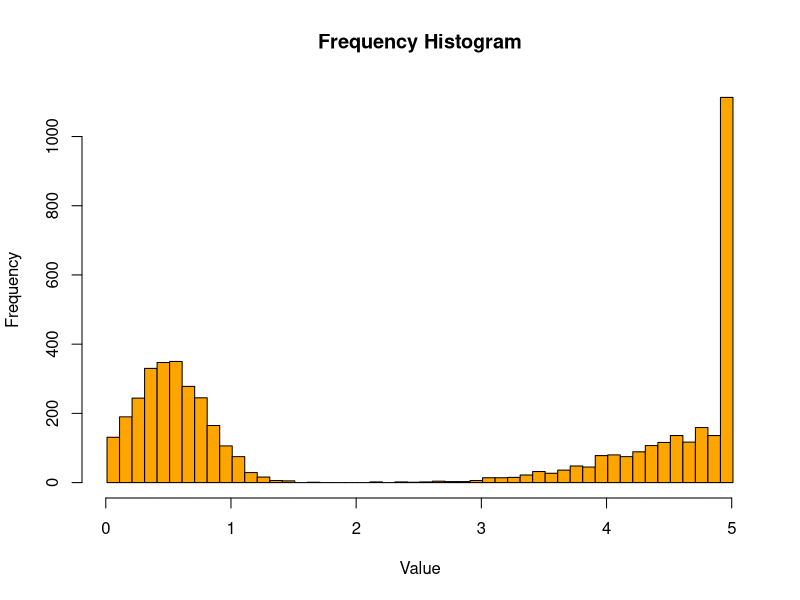
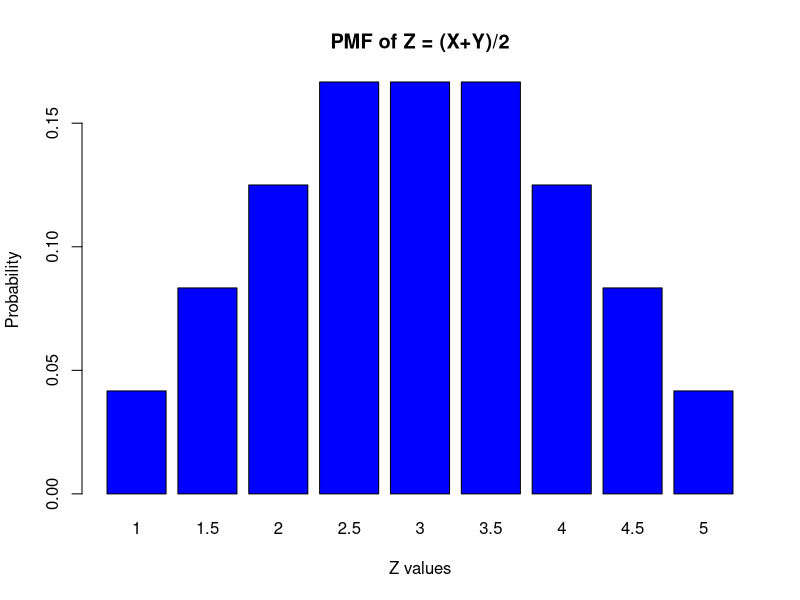
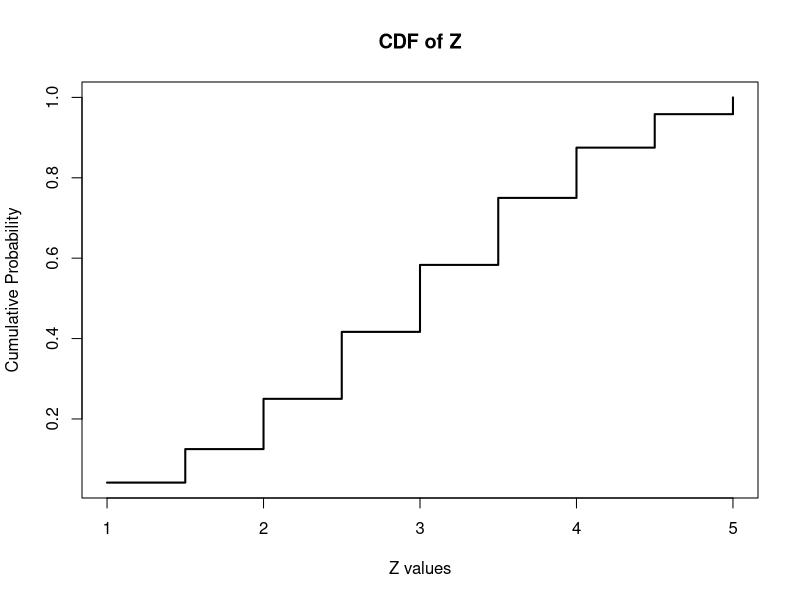
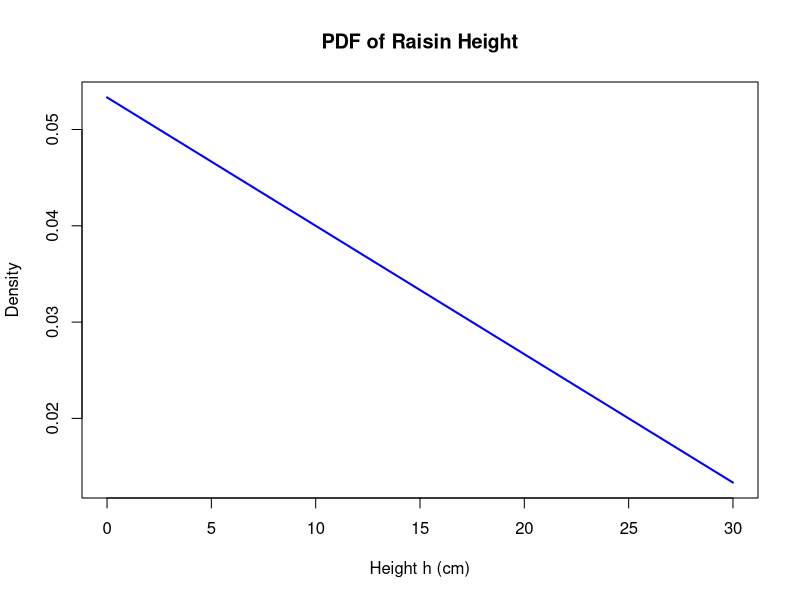
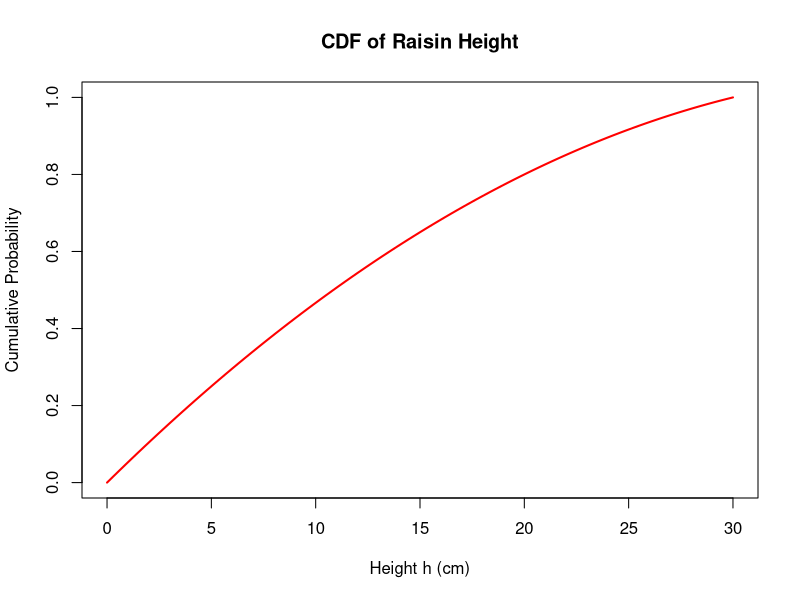
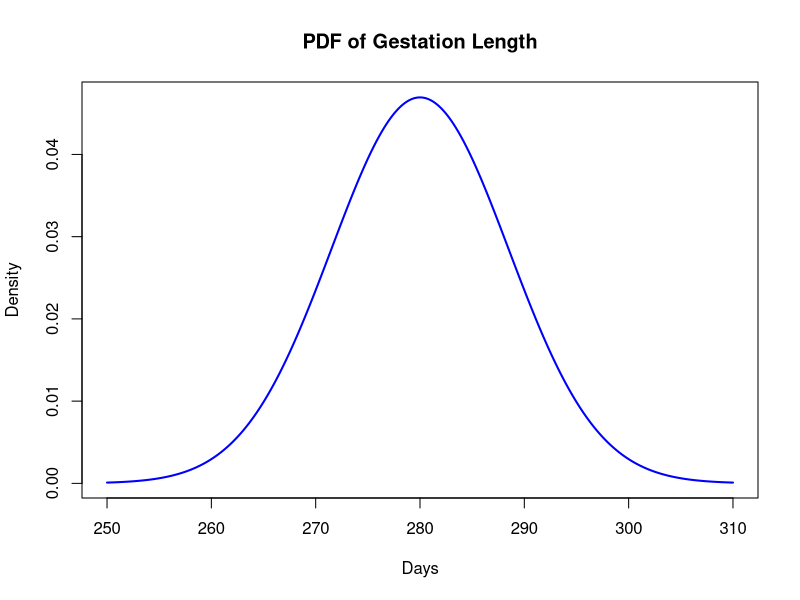
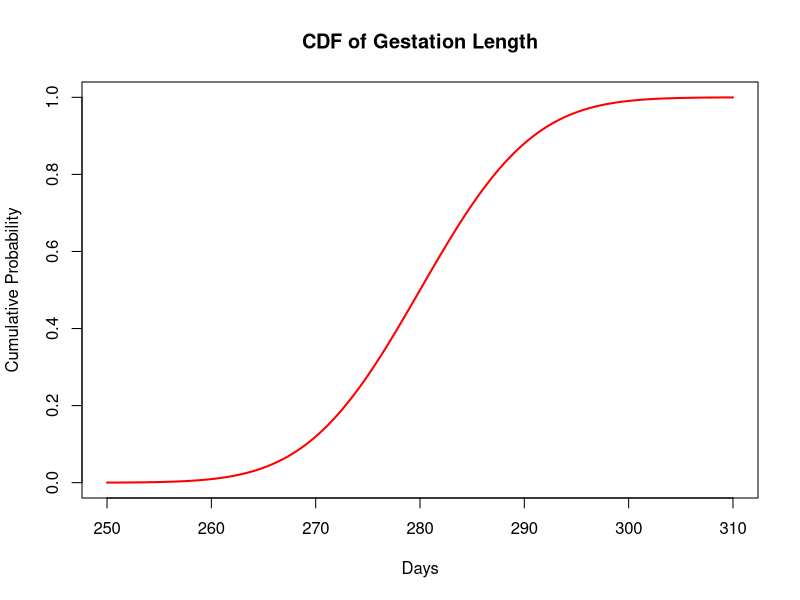

Recreate these plots in R, in order.
get_prob2_data = function() {
 x = c( 5,0.76,0.32,0.23,0.51,4.98,0.66,5,0.4,0.93,0.41,0.5,4.91,0.28,0.91,0.26,3.94,0.05,5,0.62,4.4,0.59,5,5,5,0.22,4.34,1.13,5,0.7,4.57,0.54,0.43,0.43,0.73,5,1.31,4.97,5,0.92,5,0.73,4.86,0.86,5,0.63,0.26,5,5,5,4.03,4.72,4.91,4.34,4.73,0.74,0.4,0.43,0.75,0.56,0.44,2.97,4.88,4.62,3.8,4.48,0.97,1.05,0.65,0.82,0.58,4.21,5,4.31,0.35,4,0.88,0.86,4.32,5,5,5,0.51,4.8,0.74,0.25,0.28,4.87,0.67,0.81,0.67,0.05,5,0.43,4.73,4.03,3.76,0.68,5,0.43,0.76,1.09,1.26,0.74,4.41,0.66,5,0.17,4.88,0.46,4.59,0.76,0.21,4.78,4.33,4.35,3.98,4.97,0.43,5,3.64,1,3.96,0.48,4.67,0.63,4.86,0.39,4.33,0.31,5,4.93,4.93,3.02,5,4.48,5,5,4.86,5,4.52,3.33,0.42,3.96,0.55,4.72,0.44,5,0.19,5,0.28,5,0.43,0.45,0.58,5,1.01,4.9,5,5,4.37,5,2.7,4.5,3.28,3.56,0.67,5,0.47,0.82,0.72,4.95,0.7,4.76,0.73,4.7,0.15,1.34,4.73,5,5,0.59,0.54,5,4.77,4.79,4.16,0.25,5,0.54,0.57,4.7,5,4.65,0.21,0.86,0.64,5,0.87,0.74,4.64,5,4.73,0.87,0.97,5,0.33,0.08,4.31,0.9,0.2,0.76,5,3.42,5,0.66,5,4.73,3.83,0.58,0.65,4.45,4.56,4.77,4.8,0.51,4.76,0.53,0.43,5,5,5,0.3,0.74,5,0.76,5,0.19,4.3,3.61,0.21,0.35,5,4.74,4.85,0.91,0.84,4.68,4.89,0.57,5,0.18,4.62,4.75,3.33,0.66,0.23,4.55,5,0.83,0.56,0.43,4.98,0.59,5,0.6,4.42,3.79,5,3.11,0.49,4.68,4.54,0.76,5,5,4.23,0.79,5,0.69,0.24,5,0.44,0.81,3.98,0.19,4.09,0.41,4.59,0.56,0.99,1.01,0.43,0.67,4.59,4.74,4.37,0.18,0.35,3.94,0.69,4.44,5,0.65,0.43,0.38,0.81,0.58,4.83,3.91,0.47,5,0.2,5,5,5,5,0.83,1.23,5,4.38,5,3.73,0.4,2.84,5,4.9,4.28,5,0.63,0.72,5,4.34,4.35,4.84,0.75,4.33,0.52,0.12,0.63,0.05,0.86,
        4.59,0.43,5,0.99,0.29,0.76,4.76,4.6,4.2,0.69,4.89,0.19,5,0.66,3.93,0.85,0.56,0.32,5,5,5,3.91,5,4.84,0.82,0.82,4.58,0.33,0.59,0.45,5,0.18,4.51,0.76,0.14,0.4,0.52,0.83,0.12,4.62,5,5,0.75,0.66,0.35,0.68,0.93,5,4.4,1.02,0.43,3.22,1.02,0.42,0.57,0.32,4.79,1.25,5,4.45,5,5,1.13,0.18,4.74,0.29,5,0.75,0.33,5,0.55,5,4.45,0.36,0.25,0.9,5,4.96,3.08,5,0.19,4.99,0.53,5,0.57,4.99,0.43,5,5,0.43,0.88,0.69,3.79,0.07,0.38,0.71,0.64,0.34,0.82,0.11,0.3,0.9,5,0.45,4.58,3.92,0.58,0.31,5,0.38,1.19,0.45,0.47,0.8,0.66,0.23,0.13,4.62,5,5,0.6,0.78,3.06,0.19,0.76,1.01,5,5,0.23,0.49,1.18,3.89,3.22,0.33,1.44,0.75,0.65,0.24,0.66,0.94,3.95,0.38,0.4,0.57,5,5,0.68,5,5,0.54,0.55,0.12,0.97,0.59,0.14,0.46,4.97,0.53,0.23,0.97,0.01,0.47,0.27,4.64,0.76,1.01,0.68,0.4,0.56,5,0.53,5,5,0.33,1.16,0.57,3.95,4.91,0.48,5,0.21,0.52,5,0.6,5,4.99,5,5,4.57,0.56,0.55,5,3.41,4.52,0.43,4.47,5,4.6,4.97,0.77,4.33,0.92,0.82,4.96,0.36,0.38,3.92,3.65,5,0.74,5,5,4.9,0.47,5,0.39,5,0.35,5,1,4.87,5,0.23,0.32,0.56,4.67,3.9,1.12,0.6,4.91,3.94,5,4.53,3.72,0.85,0.54,5,5,0.52,1.04,5,1.17,0.36,5,1.22,4.23,0.13,4.4,3.13,3.8,0.77,1.05,0.42,5,0.08,5,0.53,0.93,4.65,0.33,0.75,4.96,3.51,4.07,0.67,4.15,0.66,5,0.33,0.83,5,5,0.77,0.95,0.4,0.85,5,0.25,5,4.21,5,0.6,5,0.37,0.03,0.24,4.81,0.04,5,0.53,4.46,2.33,0.32,4.57,0.69,5,0.23,5,0.36,0.17,0.53,5,5,4.51,3.7,0.31,4.93,1.21,0.55,5,3.94,4.83,0.56,5,0.4,0.57,0.57,0.48,4.81,5,0.74,1.03,5,5,4.07,4.52,1.03,0.5,0.42,5,0.34,4.89,5,3.69,3.8,5,5,0.41,0.42,0.3,0.35,5,0.19,4.27,0.19,4.97,
        0.45,3.93,5,4.83,5,0.42,4,0.3,3.83,0.24,4.69,0.48,4.6,0.51,0.99,1.13,0.27,0.13,4.96,4,0.72,5,0.69,0.39,0.6,4.5,0.13,0.95,0.41,4.38,5,1.02,4.08,5,0.06,0.25,1.02,4.53,3.56,5,4.87,0.76,0.56,0.34,4.29,4.99,4.79,0.71,5,3.99,5,0.45,0.2,4.66,5,0.67,4.59,4.52,0.73,0.52,4.98,0.46,0.39,5,4.68,5,4.25,5,5,5,0.16,4.22,0.23,5,5,0.55,4.45,5,4.81,0.09,0.75,1.07,4.25,4.61,0.06,4.36,5,4.97,0.36,0.25,0.8,0.21,0.5,3.62,4.1,0.8,0.41,0.49,0.55,5,4.18,4.29,4.42,4.76,4.78,1.07,0.36,4.64,0.51,4.26,5,0.63,0.72,1.04,5,4.95,0.55,0.3,5,0.58,5,4.8,4.92,0.09,4.69,0.57,5,5,0.94,0.73,0.24,0.72,0.76,0.68,0.1,0.93,4.73,0.73,3.97,4.89,3.81,0.8,4.71,0.29,0.4,4.01,4.33,0.34,0.84,0.51,0.42,0.73,0.14,4.15,4.82,0.67,0.92,0.14,5,4.85,0.45,3.74,5,4.28,4.3,0.3,0.48,4.53,1.07,4.18,5,4.48,4.66,4.91,0.69,0.54,0.93,5,4.36,0.7,4.97,0.86,0.18,5,4.82,0.22,0.47,0.77,5,5,0.23,4.24,0.52,0.9,5,3.26,4.76,3.69,0.79,5,4.75,5,0.33,5,0.33,0.33,0.44,0.37,0.76,0.18,0.61,5,0.28,3.9,5,4.65,0.49,3.87,0.78,5,5,5,0.41,0.11,0.34,4.4,0.43,5,4.64,0.36,0.71,4.86,1.14,3.39,0.93,0.74,4.29,4,4.97,4.11,1.08,0.45,0.24,0.41,0.55,5,0.85,0.6,5,0.44,0.77,5,0.85,4.17,0.65,3.91,1.02,0.84,0.24,0.57,5,4.75,3.82,0.36,4.5,4.4,5,0.03,0.77,3.49,1.02,0.27,1.14,0.41,5,0.7,0.94,4.48,3.98,0.45,0.76,0.27,5,0.32,5,5,0.21,5,3.99,4.17,0.22,0.9,5,5,5,3.25,1.08,5,0.66,0.8,5,0.31,0.35,5,0.45,0.24,5,5,5,5,0.63,4.94,0.81,5,0.56,5,0.52,5,5,0.44,0.48,0.55,0.11,1.02,0.42,0.78,0.58,1.06,0.31,4.34,0.14,0.54,0.67,0.36,5,4.69,5,0.49,4.7,0.7,0.36,0.3,0.41,
        0.43,0.78,0.33,5,4.8,4.69,0.52,0.08,0.72,5,4.14,5,0.68,1.03,0.56,0.52,4.96,0.14,4.13,4.26,5,0.06,0.5,4.9,0.36,3.92,0.51,0.53,5,0.58,0.45,4.36,5,3.32,5,5,0.27,3.52,1.04,0.87,0.39,0.56,5,0.3,0.44,0.52,0.02,0.85,0.61,0.64,1.1,0.57,0.98,5,4.89,5,0.66,4.86,5,1,4.84,0.49,5,0.38,0.82,0.73,3.3,0.24,5,1.12,5,5,0.55,0.39,4.97,2.7,5,1.05,3.47,0.52,4.63,0.89,0.39,3.95,0.84,5,4.55,5,4.51,0.68,0.65,0.93,5,5,5,0.48,5,4.92,4.53,3.2,3.22,0.18,0.61,0.43,3.63,0.55,0.43,0.8,0.84,5,0.28,4.57,0.4,5,0.13,5,4.83,0.59,4.44,0.67,5,0.44,0.31,0.66,4.44,4.74,4.57,3.67,0.49,4.35,3.4,0.63,0.57,4.4,0.03,0.6,0.58,4.73,5,5,0.6,4.54,0.66,5,4.48,0.57,4.79,4.32,0.4,0.07,0.53,5,0.85,5,0.66,4.76,0.56,0.72,5,4.15,4.25,5,0.61,4.81,5,1.08,0.31,0.51,4.46,0.31,5,3.88,0.99,0.68,5,3.39,0.09,3.91,5,3.77,3.99,4.74,4.53,0.91,5,4.69,0.42,3.41,0.63,3.57,5,5,0.07,0.62,4.27,3.98,4.61,4.31,0.35,4.96,5,0.41,0.83,5,5,0.7,0.53,5,0.6,4.45,5,4.61,0.27,4.8,4.8,1.06,4.05,0.27,5,4.73,0.56,0.11,5,5,4.73,0.5,5,0.8,0.43,4.3,0.54,5,0.08,0.98,4.19,1.22,3.86,5,0.4,4.2,0.6,0.39,5,0.47,0.21,5,0.36,4.99,0.41,5,0.14,0.3,4.91,0.2,3.73,1.15,5,0.33,3.52,0.58,0.63,0.37,0.46,3.07,4.49,0.2,0.57,0.33,0.4,4.95,0.44,5,3.69,0.66,0.21,4.83,0.19,0.44,3.8,0.9,0.12,0.5,0.48,0.63,0.52,1.03,5,5,5,4.72,0.4,3.7,4.68,5,5,5,4.87,0.55,4.8,1.02,5,0.45,5,4.04,0.67,0.65,0.24,0.15,4.65,0.84,0.15,0.5,0.27,1.35,5,0.97,3.8,0.82,0.56,0.18,5,0.42,5,0.49,0.25,0.92,0.47,0.62,1.25,0.44,0.35,0.2,5,4.66,4.44,0.67,4.94,0.24,0.5,5,5,4.43,5,0.39,5,5,0.8,0.54,
        0.36,1.31,4.22,0.89,5,5,4.65,0.12,0.46,5,4.41,0.56,0.06,4.36,5,5,0.56,4.47,0.85,0.49,0.29,5,0.22,0.83,3.4,5,0.35,5,3.92,1.03,4.71,0.24,0.1,5,0.35,5,0.25,4.86,0.08,0.33,4.45,0.61,0.84,4.25,0.21,4.88,0.13,0.08,0.22,0.64,0.3,0.4,1.33,0.59,3.16,4.31,0.54,4.5,1.31,4.53,5,0.39,0.4,0.53,0.21,4.2,1.31,0.47,5,4.41,0.47,4.91,0.69,0.41,0.79,0.72,3.89,0.97,3.25,4.77,0.41,4.42,5,0.65,5,0.74,5,0.68,0.56,5,0.68,5,5,4.84,4.37,5,0.36,0.79,4.79,4.74,4.75,0.88,0.71,4.76,3.69,5,5,5,0.61,4.8,0.35,4.38,0.67,0.37,0.44,4.61,0.22,0.89,0.97,0.31,5,5,4.72,0.16,4.76,4.33,5,0.11,0.56,4.89,5,0.68,0.42,1.01,0.49,0.24,3.77,3.79,0.65,0.88,5,5,5,5,0.57,0.99,0.22,0.72,0.47,1.16,0.9,0.28,0.64,0.76,0.58,4.58,4.79,5,4.84,0.45,4.55,0.12,0.57,5,4.62,0.39,0.44,0.64,5,0.08,4.38,3.46,0.61,0.8,5,0.71,5,4.47,4.78,0.38,4.77,0.21,5,5,4.91,4.45,0.79,5,0.24,4.61,0.27,0.57,0.96,0.53,0.86,0.77,5,4.2,0.6,4.14,5,4.24,5,5,4.74,0.75,0.76,0.05,4.27,4.74,0.72,1.06,0.72,4.78,4.1,5,4.96,0.36,5,3.2,4.82,3.86,5,0.58,0.23,0.26,0.3,0.88,4.74,0.4,0.48,4.97,0.19,0.3,5,0.57,4.21,0.56,0.35,0.54,0.49,5,4.97,4.88,0.59,4.89,0.12,5,0.78,4.76,0.45,5,3.93,5,0.6,0.73,5,1.11,0.3,0.96,0.55,0.93,0.76,0.36,5,5,3.88,5,0.34,0.52,0.6,0.72,4,0.56,5,0.38,0.69,5,5,4.03,5,3.29,5,4.56,4.72,0.78,0.78,0.63,4.3,0.25,0.65,3.46,0.63,0.61,5,3.94,0.56,0.81,5,3.44,0.02,5,4.15,0.92,3.8,0.41,0.61,0.48,0.35,3.65,3.32,0.23,0.07,0.69,0.16,0.39,0.06,4.69,0.24,5,0.84,0.64,4.47,4.78,3.55,0.03,5,4.28,0.51,0.37,4.01,5,0.13,0.58,0.6,3.61,0.4,0.34,0.24,
        0.43,4.16,0.57,0.03,0.48,5,4.12,4.46,5,0.43,5,0.54,0.54,5,5,0.8,4.88,5,4.46,5,0.35,2.77,5,4.01,0.44,0.56,0.07,0.6,5,0.64,0.49,4.21,4.84,3.5,5,0.54,0.35,0.79,0.63,0.66,4.04,5,0.25,5,3.33,0.51,3.29,0.35,0.46,0.8,3.11,0.56,0.55,4.24,0.21,0.44,0.85,4.82,0.77,5,0.87,0.62,4.71,4.2,0.04,5,0.15,0.81,0.77,0.42,0.43,0.58,0.38,0.81,0.2,0.7,1.06,0.65,5,5,0.15,5,0.39,4.93,0.97,5,0.24,1.05,3.82,4.5,0.32,5,5,4.54,0.93,0.74,0.62,0.04,0.29,0.26,0.29,0.6,0.27,0.84,4.46,3.34,4.65,4.75,0.43,5,5,5,0.99,0.84,0.11,5,4.99,4.99,1.03,5,5,5,0.88,5,4.62,0.54,0.53,0.46,5,4.51,4.31,0.52,1.08,1.21,5,0.58,4.46,0.49,0.45,4.48,5,0.5,3.94,0.9,5,4.97,4.63,4.88,3.55,4.86,0.74,5,5,0.36,3.13,5,0.58,0.21,0.77,4.79,4.67,4.84,4.22,0.33,4.07,4.67,5,4.73,0.58,4.7,4.56,0.09,0.61,4.83,4.28,4.29,0.48,0.38,5,0.5,0.64,4.64,0.67,0.34,0.83,3.48,5,0.35,0.23,0.43,0.78,5,4.36,4.96,3.45,5,4.72,0.34,5,0.69,1.22,0.84,5,5,5,0.75,0.48,5,3.98,4.88,3.56,1.08,1.02,0.13,0.42,0.47,0.73,3.25,1.12,5,5,0.31,0.71,4.9,0.34,0.35,0.85,0.85,0.34,3.98,4.34,5,0.33,0.21,5,4.96,4.96,5,4.25,0.69,5,4.09,0.43,0.82,5,4.38,0.52,3.53,0.94,0.49,0.06,4.44,0.69,0.83,0.45,0.69,0.65,0.44,0.67,4,0.53,4.67,4.69,4.65,5,5,0.57,4.14,0.19,0.03,5,3.67,4.39,4.9,0.75,5,5,0.31,0.13,5,5,5,5,5,0.48,4.51,4.11,4.98,0.69,0.77,0.46,0.17,4.72,0.34,0.3,0.16,0.21,0.46,0.54,0.07,5,5,0.12,0.24,1.26,4.58,4.9,0.47,5,0.81,5,0.56,0.4,3.71,3.96,0.57,4.84,4.44,4.52,0.55,4.8,5,5,0.46,4.52,4.5,4.85,0.42,4.38,5,4.51,5,5,0.67,0.8,4.81,4.58,5,5,0.84,0.54,5,0.42,0.11,
        0.44,0.02,4.48,5,0.15,0.24,4.94,0.14,1.03,5,0.37,4.57,0.72,4.7,0.37,4.76,0.81,0.44,0.56,4.43,0.2,5,5,0.77,0.73,4.85,0.42,0.11,4.64,4.97,4.57,0.56,4.92,0.67,4.41,4,4.8,0.75,5,5,0.62,0.95,5,0.07,0.69,0.42,0.81,0.26,4.99,0.39,0.49,3.84,3.99,0.73,0.59,0.76,0.15,0.3,0.39,0.33,5,4.09,4.42,0.34,0.89,5,0.19,5,0.15,0.99,0.33,0.22,0.59,0.06,0.62,5,0.47,4.8,4.44,4.35,0.51,0.14,0.1,5,0.4,0.64,4.7,4.09,0.56,0.57,0.67,0.32,0.53,3.91,0.5,5,5,5,0.45,0.82,5,0.55,0.97,0.27,0.35,5,1.08,5,0.18,4.57,2.17,0.56,0.76,0.49,5,0.41,4.02,1.08,0.95,5,0.88,0.52,4.59,0.45,0.76,5,0.4,4.08,0.34,0.6,5,0.98,0.4,3.38,0.14,0.5,0.29,5,5,5,5,0.65,5,0.74,5,0.87,5,4.95,0.5,5,0.49,0.7,0.14,4.95,0.55,0.54,0.75,0.23,0.63,0.89,4.77,4.05,5,5,5,0.94,0.6,0.95,5,5,0.23,4.36,0.79,5,0.42,0.51,5,0.49,5,4.46,0.69,0.4,4.7,0.17,0.45,0.4,4.29,0.3,4.23,0.89,0.29,5,4.91,4.86,0.65,4.18,0.16,4.96,5,0.6,0.43,4.56,4.64,3.84,0.69,5,4.65,4.86,5,0.42,5,4.16,5,1.06,0.98,4.04,5,4.62,0.81,5,0.29,4.22,0.67,0.99,0.67,4.91,0.62,4.66,0.59,0.72,0.39,0.4,4.03,0.46,4.59,5,5,0.82,0.53,5,0.83,0.09,5,0.15,4.98,4.98,0.36,0.59,0.65,4.83,0.13,4.2,4.61,0.3,0.75,4.52,5,0.22,0.73,0.91,5,5,0.77,0.57,5,5,0.79,0.37,0.7,3.74,3.99,0.3,0.32,0.46,0.77,4.77,3.98,0.5,0.92,5,4.57,0.02,0.56,0.6,0.13,0.79,4.36,3.42,5,5,5,5,4.74,0.13,5,5,4.58,0.25,0.27,5,1.05,0.05,0.45,5,4.27,5,5,0.89,0.09,5,4.01,0.86,4.74,4.08,0.5,4.11,3.77,4.98,0.63,0.22,0.79,0.79,4.21,0.44,0.25,5,0.56,0.67,0.67,5,0.43,0.39,5,0.77,0.19,0.13,1.32,0.08,4.56,3.74,3.78,3.66,0.63,
        0.59,5,0.95,3.34,4.73,5,5,0.38,0.73,3.75,0.9,0.25,0.73,0.24,5,0.26,0.13,0.54,0.5,0.17,0.76,4.67,4.54,4.23,4.87,0.09,0.4,3.71,0.41,0.66,0.54,0.64,5,4.94,5,4.57,0.39,0.67,5,4.44,4.47,5,4.59,4.39,0.75,3.71,0.47,5,5,0.34,5,0.52,0.04,3.57,0.73,0.56,0.46,4.68,4.48,4.23,5,0.4,4.09,0.87,5,0.31,5,1,1.12,4.63,0.21,3.85,5,0.34,0.46,3.13,4.66,4.03,1.09,0.85,3.82,5,4.23,0.95,5,0.55,0.35,1.09,5,0.4,0.77,3.72,5,4.99,0.48,0.52,0.42,5,4.56,4.63,0.35,0.17,5,0.08,0.16,4.8,4.84,0.13,0.75,4.28,0.61,4.05,0.25,4.76,5,4.77,4.96,5,5,0.41,0.7,0.63,0.17,4.08,0.5,0.27,0.48,0.46,0.48,0.58,5,4.78,0.32,4.8,0.15,0.05,4.89,4.48,2.17,3.83,4.71,4.82,3.82,0.29,0.09,0.71,4.31,5,0.41,3.63,0.51,1.69,0.6,5,4.43,0.99,0.58,4.3,1.07,5,0.25,0.26,5,0.58,4.18,5,3.9,5,4.29,0.83,5,5,4.83,4.45,4.58,4.43,4.61,4.79,5,0.12,0.81,4.77,0.34,0.93,0.2,5,4.46,4.71,0.01,4.61,0.51,3.81,0.33,0.55,0.1,5,0.5,5,5,0.47,0.45,4.68,4.56,0.44,3.94,4.19,1.39,5,5,0.8,3.4,0.62,5,4.61,0.05,0.34,5,0.88,0.15,0.96,4.24,0.46,3.78,4.73,4.73,3.7,4.19,5,0.4,0.41,0.08,5,0.75,0.76,4.87,0.65,4.68,0.72,0.86,4.39,5,5,0.53,0.36,0.75,4.82,0.3,0.34,4.09,0.32,5,2.94,4.53,0.46,0.65,0.56,0.37,0.36,0.07,0.62,0.07,0.88,0.46,0.16,2.68,5,4.97,0.28,0.55,5,0.33,4.18,5,5,0.06,0.29,0.44,4.46,0.39,4.39,4.96,0.61,0.94,5,0.27,0.3,0.56,0.56,4.44,0.88,3.57,0.43,0.72,0.44,5,3.68,5,0.37,1.1,0.57,0.58,0.47,1.44,0.65,5,4.45,0.47,0.03,0.28,4.56,0.89,4.37,3.34,0.7,5,0.52,0.46,0.54,0.38,0.47,0.13,3.59,0.95,0.71,5,1.03,3.34,4.25,5,0.65,5,5,0.42,5,4.9,3.49,0.69,
        4.7,3.76,0.49,0.41,0.86,0.3,0.44,0.69,0.37,0.31,5,5,5,4.24,5,0.37,0.42,0.56,4.91,5,0.09,5,3.13,4.47,5,0.55,5,0.76,0.19,4.58,5,4.11,4.03,0.67,4.76,0.58,3.55,0.88,0.45,5,0.09,4.94,4.85,0.39,3.57,0.47,0.54,4.17,0.13,5,5,0.28,5,0.47,5,0.63,4.43,0.37,5,4.72,4.76,0.38,5,1,5,4.82,0.58,4.2,4.99,5,0.34,0.66,0.29,4.98,0.3,0.7,0.09,0.36,4.81,5,4.52,0.36,4.71,0.58,5,5,5,0.76,5,5,0.16,5,0.38,0.37,0.51,4.94,0.48,3.5,4.02,4.64,2.94,4.7,0.76,0.5,0.58,0.63,4.4,0.54,0.55,0.67,5,4.45,5,0.76,5,4.33,0.64,0.49,3.81,4.67,5,0.71,4.23,3.94,0.3,5,5,5,0.37,5,0.45,0.93,0.56,0.52,5,0.27,4.35,5,0.37,5,5,5,4.74,5,4.19,0.21,0.71,3.46,5,0.05,4.22,0.79,0.18,4.91,0.71,3.43,0.99,0.42,0.46,4.6,0.55,0.59,0.71,4.76,0.18,4.37,0.29,5,5,3.66,0.84,5,5,0.57,4.22,5,5,0.49,4.11,4.05,0.55,0.54,0.41,5,0.55,0.6,0.41,3.91,0.35,3.96,0.34,0.58,4.52,3.85,4.03,4.39,0.82,4.66,0.92,0.32,5,3.93,4.72,0.84,0.11,0.83,4.97,0.94,0.45,3.44,5,3.78,5,5,3.75,0.66,0.08,0.38,0.27,0.06,0.4,5,4.38,0.2,4.63,0.39,0.19,5,4.89,0.43,4.77,0.66,5,0.66,4.54,5,0.46,0.5,4.72,4.7,0.65,4.55,0.52,5,0.77,0.48,4.64,0.79,5,0.83,0.26,5,5,0.74,4.51,4.26,4.57,0.63,0.49,4.47,0.81,0.49,0.81,0.45,0.51,0.75,4.55,1.03,0.01,0.44,0.29,0.27,5,0.55,0.27,4.35,4.74,5,5,0.72,4.18,4.39,0.28,0.84,4.04,3.1,5,0.13,5,0.47,5,4.48,0.47,4.78,4.56,0.72,0.74,4.19,0.13,4.16,0.86,0.43,0.65,0.25,5,5,3.96,3.93,4.75,4.87,4.92,0.36,0.41,5,0.48,5,5,0.21,4.08,0.29,5,5,0.89,0.18,5,0.86,4.52,4.13,0.58,4.56,4.11,0.84,4.59,0.51,0.92,4.87,4.34,3.47,4.63,3,0.61,4.96,0.82,
        4.28,4.92,4.86,0.57,5,4.92,0.79,0.36,0.52,4.95,0.07,4.03,4.82,0.67,5,0.4,0.21,4.03,4.88,3.19,0.48,0.16,0.3,0.37,3.09,0.95,4.84,3.19,0.35,5,4.96,0.1,0.92,4.54,0.37,5,5,0.42,2.81,4.11,5,1.03,4.88,4.55,3.59,4.6,0.58,4.02,4.73,5,0.36,5,3.93,5,1.48,0.59,4.48,0.81,0.3,0.37,4.18,0.54,0.52,0.16,0.45,0.34,4.81,0.19,0.84,0.57,4.99,4.61,0.65,4.41,0.69,4.28,0.5,0.12,4.94,0.55,3.75,0.63,5,0.61,3.96,0.71,0.43,0.25,5,0.56,0.22,0.89,0.92,0.34,0.53,4.56,5,4.24,5,5,4.42,4.86,5,5,0.48,5,5,4.73,0.71,0.08,0.73,3.82,2.56,0.63,0.57,5,0.61,0.31,0.81,0.12,3.81,3.88,0.05,4.83,5,3.44,4.29,5,1.11,0.28,5,3.93,0.18,1,0.59,5,0.4,0.43,4.57,5,4.41,4.97,0.38,4.41,0.64,0.4,0.24,5,0.96,5,0.83,5,0.82,4.61,0.82,0.6,0.11,4.03,4.77,3.72,0.51,4.66,4.8,0.19,4.4,4.67,0.53,0.41,5,0.34,4.63,3.45,5,5,0.34,4.98,0.44,0.59,0.66,5,0.77,5,1.01,4.84,5,5,4.24,4.31,3.98,0.56,1.02,0.07,0.4,5,4.49,5,4.03,0.73,4.76,5,3.04,0.81,5,1.09,0.45,5,4.75,4.81,0.65,0.69,0.71,4.87,0.67,4.95,0.56,0.21,0.47,5,2.88,4.92,2.47,0.39,0.39,5,0.77,4.82,4.74,5,4.61,5,5,3.77,4.57,1.08,0.54,0.22,0.52,4.37,0.74,5,4.01,0.44,0.85,1.08,0.54,0.83,1.01,5,0.69,4.05,0.42,3.93,4.63,3.5,5,5,4.52,5,1.27,5,3.07,4.02,1.07,0.29,0.16,4.59,0.37,1.12,0.06,0.98,0.83,5,4.9,3.47,4.02,0.19,0.85,5,0.78,5,0.51,0.4,0.39,4.87,0.28,4.08,4.31,5,0.14,4.49,0.54,0.12,5,4.6,0.25,4.73,4.42,0.05,3.83,0.39,0.46,0.37,5,5,4.61,0.3,0.29,4.18,0.87,0.9,5,4.5,0.85,0.54,5,0.27,1.06,5,5,0.54,5,0.58,4.85,4.19,4.88,0.66,4.44,0.91,5,0.14,4.32,0.57,0.04,5,2.33,5,5,3.63,0.87,
        0.58,4,0.14,4.19,0.36,0.74,4.33,5,0.43,4.78,4.69,3.96,0.53,4.57,3.49,4.04,4.08,0.06,0.13,4.07,0.69,0.67,0.55,0.27,0.87,0.79,0.54,0.36,4.56,4.41,0.29,3.52,5,0.24,4.43,0.53,0.62,0.47,3.55,4.8,0.71,4.52,4.47,5,4.27,0.09,4.13,0.91,0.73,4.68,0.82,0.32,5,3.91,0.49,0.22,4.41,0.26,0.25,0.81,0.55,4.53,5,0.49,4.5,4.07,0.67,4.68,5,0.36,0.62,4.86,0.57,0.52,0.47,0.21,0.96,0.65,4.59,4.85,0.36,4.34,0.25,4.65,0.38,1.06,5,5,0.37,5,0.05,5,5,0.92,4.57,0.04,0.53,0.81,5,0.59,5,0.74,0.99,5,4.21,3.52,1.06,4.52,0.59,0.54,5,3.39,4.92,0.07,0.34,4.92,5,4.2,0.3,5,0.4,0.66,3.23,0.44,0.43,5,5,0.68,0.64,5,5,0.35,4.48,3.73,4.39,4.4,0.87,4.98,4.53,0.61,5,4.34,4.77,2.7,4.48,4.96,0.75,0.13,4.82,0.48,0.37,5,4.63,0.22,5,0.24,5,0.23,0.45,0.38,5,0.54,0.91,5,0.35,4.79,0.18,0.4,5,0.71,0.27,5,5,0.65,4.65,5,0.9,0.28,0.62,0.34,5,0.21,5,3.64,0.21,0.54,0.23,0.61,4.49,3.87,3.73,4.36,0.53,0.09,4.31,0.55,0.21,5,4.39,5,0.72,1.16,4.49,4.59,0.69,0.53,0.86,5,4.19,4.46,3.88,0.94,4.53,0.13,4,0.04,3.48,4.49,0.35,3.7,0.78,5,5,0.54,0.3,0.33,0.76,5,0.27,0.82,0.34,0.18,0.18,0.6,0.42,0.2,0.81,0.08,4.75,5,4.23,5,5,5,1.02,4.47,3.74,4.9,0.84,0.6,0.8,0.92,5,0.54,0.59,3.63,5,0.44,4.43,5,4.85,0.36,5,4.57,3.33,0.55,4.63,5,0.62,5,0.51,0.2,4.31,4.09,4.75,0.56,0.37,5,0.2,0.14,4.51,4.37,4.74,0.83,0.61,4.19,0.31,0.72,0.64,0.34,4.05,0.59,0.3,0.45,0.35,4.43,0.32,5,0.51,4.68,4.62,0.52,0.88,4.48,0.74,0.19,4.74,0.42,0.42,4.41,0.84,0.65,0.67,5,4.8,1.19,0.11,4.52,4.3,0.9,4.53,0.82,0.44,0.27,0.66,4.72,0.88,0.46,4.45,5,4.05,0.31,5,
        3.75,0.72,4.32,4.77,5,4.68,0.33,5,5,0.07,3.54,4.29,5,3.93,0.25,0.68,4.95,5,4.32,0.8,0.28,5,3.89,0.34,4.49,5,5,4.69,4.08,0.31,4.39,5,5,5,0.26,4.23,5,4.57,0.37,0.19,0.27,0.53,5,0.32,5,0.5,0.71,0.9,0.43,0.65,0.23,5,0.65,0.37,4.28,0.78,0.56,0.38,0.47,0.09,0.71,0.44,3.87,1.11,0.77,4.03,4.34,4.53,0.09,4.73,5,4.68,0.37,3.63,3.97,4.64,0.06,5,0.42,4.41,0.48,0.26,5,4.71,0.24,0.23,0.22,5,4.52,4.39,0.46,4.99,4.72,5,4,0.44,0.37,0.64,4.44,3.85,0.94,5,4.76,4.69,0.48,0.55,4.51,0.43,5,4.68,4.15,4.99,4.75,0.98,4.45,0.45,0.74,0.35,3.03,3.99,0.73,0.17,5,3.41,4.79,4.87,3.71,0.55,3.2,0.66,0.36,4.83,5,0.13,4.74,5,4.95,5,1.27,5,5,4.9,5,5,0.26,0.46,4.23,5,4.88,3.83,0.78,4.97,4.6,4.49,4.37,5,5,5,5,0.46,0.24,4.58,0.21,0.64,0.76,0.67,0.59,0.35,4.84,5,0.56,4.24,5,5,0.51,5,0.66,4.28,0.15,0.21,5,5,0.16,0.58,0.26,3.8,2.92,0.99,4.8,0.98,5,5,5,4.2,0.42,0.96,3.33,5,0.79,0.15,0.86,5,0.3,3.57,0.44,0.69,0.32,0.88,0.23,0.13,0.71,0.14,0.83,4.8,4.24,5,0.85,4.09,0.6,4.47,4.57,0.6,4.09,4.49,0.34,0.66,0.16,0.67,4.61,5,4.91,0.41,5,4.53,5,5,5,4.19,4.64,5,0.27,0.57,3.94,5,4.21,0.09,4.76,0.36,5,0.68,3.63,4.92,0.53,4.02,4.81,0.58,4.46,4.14,5,0.78,4.53,0.66,4.73,0.35,4.64,4.05,0.63,0.53,5,5,0.42,5,0.4,0.77,5,0.31,5,0.94,0.17,0.86,0.63,0.74,4.56,5,5,4.95,0.7,5,0.85,0.61,0.96,0.56,0.33,4.88,4.74,4.11,4.63,4.69,4.48,0.83,0.81,0.45,3.68,0.97,5,0.7,5,5,5,4.04,4.41,4.68,0.61,0.76,3.73,0.46,5,0.62,0.69,4.37,0.45,4.04,3.87,0.42,0.3,0.56,0.93,3.78,5,1.11,0.61,4.97,4.37,0.6,5,1.12,0.46,5,5,3.44,0.48,0.53,0.5,
        0.28,0.35,0.3,5,0.81,5,0.56,2.87,5,5,0.75,0.03,5,5,2.74,3.96,5,5,0.38,1,3.21,4.77,5,0.64,4.37,4.1,5,3.94,4.37,5,4.62,5,4.53,0.56,0.63,0.19,0.65,0.63,0.11,5,0.21,3.57,0.76,0.72,5,4.57,0.51,4.7,0.71,0.51,0.82,4.93,0.73,0.83,4.74,0.88,0.53,4.37,5,4.76,5,4.87,4.25,3.61,4.05,0.27,4.96,5,0.49,4.41,3.66,0.35,4.53,0.68,0.31,4.6,5,5,0.3,0.35,4.14,0.41,5,5,0.52,0.89,4.12,5,0.05,1.06,0.44,5,0.02,0.62,0.73,4.82,0.12,0.43,0.52,0.25,4.73,1.48,0.46,3.33,5,0.19,0.82,3.97,5,0.43,0.5,0.43,0.5,5,4.57,4.88,0.74,5,0.66,0.56,4.9,0.8,5,5,4.79,4.76,4.44,4.97,0.62,5,0.54,0.18,0.75,0.8,0.14,0.17,0.46,5,0.45,4.66,5,0.38,1.21,0.55,0.76,4.89,0.33,5,5,0.66,4.75,0.52,5,5,0.31,0.52,0.48,1.06,0.03,0.42,1.22,0.94,3.8,0.23,0.48,0.82,0.77,3.7,4.49,0.09,0.55,4.66,1.11,5,5,4.55,5,0.02,0.3,4.96,3.43,4.97,0.39,4.16,0.63,0.26,4.14,0.73,5,4.9,0.64,3.64,3.16,0.9,0.67,0.45,1.08,2.58,4.37,0.95,0.34,4.47,4.52,0.11,0.33,4.36,4.76,4.95,5,0.05,5,0.45,5,5,0.77,0.39,0.81,4.36,0.69,3.07,4.15,0.5,3.5,5,5,5,3.79,4.69,0.33,5,5,4.56,0.11,3.93,4.89,4.6,0.9,0.15,5,0.73,4.56,5,0.39,5,5,5,0.51,0.31,4.77,0.65,0.65,0.64,4.74,0.3,0.4,0.36,0.31,0.68,1.19,3.54,0.17,0.32,5,5,0.84,4.56,4.66,0.36,5,3.13,4.81,4.69,0.4,0.17,4.22,0.43,0.38,4.94,0.85,4.23,4.68,0.49,0.2,0.34,5,0.23,3.27,0.7,5,4.68,4.11,5,0.35,5,5,0.34,0.34,4.42,4.97,5,0.68,5,5,0.6,4.98,0.64,5,0.53,3.16,0.75,5,5,5,0.2,0.22,0.92,5,2.93,0.35,0.25,4.49,0.73,1.05,0.76,0.7,0.33,4.25,0.38,5,0.23,0.42,3.78,0.37,4.87,0.54,5,4.53,4.67,0.64,0.28,4.66,4.03,0.68,0.52,5,
        0.51,0.69,5,3.27,5,0.67,0.48,0.94,4.99,0.29,4.57,0.02,1.08,0.93,0.67,0.72,0.53,0.53,0.66,0.34,0.43,0.04,0.68,0.67,0.53,5,0.57,0.63,4.97,0.22,5,0.47,0.9,0.29,1.06,0.33,5,0.02,0.51,5,0.27,4.26,4.68,0.48,0.07,5,0.68,4.44,5,5,3.93,4.4,0.32,5,0.32,4.75,5,4.87,5,5,0.34,5,0.41,0.36,0.5,3.95,0.22,4.91,4.75,4.46,5,0.72,0.77,0.07,3.6,4.06,0.94,3.94,3.84,4.81,3.99,3.48,4.89,0.35,4.95,0.69,5,0.24,4.11,4.72,0.57,0.67,4.1,0.41,0.02,3.24,5,0.6,5,5,4.02,4.33,0.54,0.37,4.67,5,4.92,5,3.92,0.7,5,4.25,1.48,5,5,4,4.22,0.78,0.68,0.64,0.84,5,0.84,4.06,3.91,0.46,4.22,0.75,0.48,5,1.24,5,0.33,0.02,0.31,5,5,0.73,3.97,0.68,0.39,5,4.13,0.66,5,0.32,0.54,0.73,5,4.13,1.2,0.62,4.89,0.21,5,4.16,5,0.21,4.88,0.77,0.48,0.74,5,5,0.71,5,4.44,0.65,5,5,4.13,0.12,3.83,0.13,4.13,0.31,0.73,4.51,0.42,0.67,4.15,0.51,0.56,4.86,4.72,0.5,4.88,5,4.95,4.24,0.09,4.36,3.51,0.7,5,4.85,0.35,0.43,4.2,0.39,4.75,4.36,0.68,4.23,0.39,0.34,5,4.33,4.18,0.22,5,3.75,3.73,0.29,0.7,0.06,5,5,0.63,4.2,0.57,0.51,0.5,4.55,5,5,1.37,4.87,0.36,5,5,0.15,4.77,0.32,1.09,0.45,0.54,0.56,4.92,0.58,1.04,4.58,0.34,4.93,3.1,0.5,0.61,0.11,0.27,5,5,1.02,0.42,4.89,5,0.29,0.93,4.99,0.5,5,4.43,4.61,5,0.58,0.79,0.27,0.78,4.47,0.89,0.55,0.26,4.32,0.24,0.55,5,1.13,5,0.2,0.62,3.85,4.78,4.15,4.97,3.83,0.81,4.06,0.15,4.17,0.3,0.16,4.12,5,4.49,0.45,5,5,4.39,0.43,3.78,0.6,4.97,4.38,0.1,5,0.12,0.96,0.38,3.51,5,4.42,4.31,0.87,0.85,0.96,0.2,3.63,1.03,4.04,3.53,4.85,4.45,0.36,0.45,0.78,0.03,1.21,4.56,0.66,0.77,3.81,5,4.93,0.61,4.67,0.57,4.83,0.38,
        3.79,5,0.27,0.42,3.92,4.14,5,0.75,0.72,0.22,5,0.88,1.11,4.46,5,5,0.09,5,3.95,4.72,0.59,0.32,0.41,0.74,5,5,0.79,0.2,5,3.43,0.75,0.51,0.47,4.79,0.53,0.11,0.04,0.3,5,4.33,4.76,4.72,4.86,5,4.34,4.95,5,0.35,4.38,0.65,0.73,4.93,0.31,0.58,0.5,0.55,4.39,4.53,1.14,0.81,5,4.65,4.25,0.52,0.39,0.9,0.89,5,1.07,4.35,5,0.02,4.38,4.82,4.31,0.6,0.78,0.66,0.48,4.93,0.49,4.31,5,4.03,3.47,0.27,0.87,4.69,5,0.48,4.98,4.88,4.84,4.83,0.35,1.06,5,0.17,4.81,0.1,5,5,0.96,0.39,0.46,0.3,5,3.1,4.59,5,3.91,0.93,0.09,0.95,0.71,4.61,0.11,4.06,0.65,0.87,0.84,0.27,5,0.29,3.69,0.73,0.51,4.81,4.94,0.75,4.56,0.83,0.46,4.82,4.78,0.17,5,3.84,4.72,0.61,4.7,5,4.43,0.65,0.75,0.17,5,4.1,0.87,4.95,0.97,0.14,0.57,4.2,4.66,5,3.98,4.28,0.43,0.84,4.16,4.86,0.37,5,0.4,0.51,4.35,0.38,0.39,0.76,0.45,0.49,5,3.98,4.29,5,3.7,5,3.65,4.06,0.32,0.67,4.15,5,4.54,0.77,5,0.52,1.12,5,0.77,4.93,4.42,5,0.45,4.86,0.71,4.23,4.92,0.19,0.26,0.75,0.31,3.48,4.69,4.34,0.55,0.61,0.71,0.36,0.77,0.66,0.63,5,0.42,0.28,0.45,1.2 )
return(x)
}
get_prob2_data()
# тут я попереносив числа бо інакше вони не читались коли були в 1 рядок :(

####################################--- Problem 1 ---##################################### 
#################################### --- a
# A <- "odd on die 1" 
# B <- "odd on die 2" 
# C <- "odd sum"
# P(A) = P(B) = 1/2
# P(C) = 2 * 1/2 * 1/2 = 1/2
# P(A*B) = 1/2 * 1/2 = 1/4 = P(A)P(B)
# P(A*C) = 1/2 * 1/2 = 1/4 = P(A)P(C)
# P(B*C) = 1/2 * 1/2 = 1/4 = P(B)P(C)
# A,B,C are pairwaise independent
# P(A,B,C)=0 because odd + odd = even
# But P(A)P(B)P(C)= 1/8

#################################### --- b

# P(A)=0.5
# P(B)=0.5
# P(C)=0.5
# P(A)P(B)P(C)=0.5^3=0.125 = P(A*B*C) For noweverything is good but when we do this
# P(A*B)=0.05+0.125 = 0.175 but != P(A)P(B)=0.25
# So the pairs are not independent. Therefore the three events are not mutually independent 
# even though the triple probability equals the product.

#################################### --- c

# n puppies, each independently male/female with probability 1/2.
# P(both sexes)=1-P(all male) - P(all female) = 1-2*2^(-n)
# P(one female)=P(0 female)+P(1 female) = 2^-n + n2^-n
# P(both sexes*one female)= n/2^n
# -> n/2^n = P(both sexes*one female) = P(both sexes)P(one female)=(1-2^1-n)1+n/2^n
# ->1+n=2^n-1
# we need at least 1, so n>=1 -> 1+n=2^2 -> so events are independent only when n=3

####################################--- Problem 2 ---#####################################
#################################### --- a
mean(get_prob2_data())
var(get_prob2_data())
sd(get_prob2_data())

#################################### --- b

bin_width <- 0.1
bins <- seq(min(get_prob2_data()), max(get_prob2_data()) + bin_width, bin_width)
hist(get_prob2_data(), breaks=bins, col='orange', freq=TRUE,
     main=paste("Frequency Histogram"),
     xlab="Value", ylab="Frequency")

#################################### --- c
 
# Summary: SO we can see that we have 2 big clusters that is less than 1 year
# and approximately 5 years. We can say that the treatment is working but not for
# everyone. Even so, 5 years is more than average 3, therefore it is worth to try.

#################################### --- d

# Effectivenes: The treatment clearly extends life for some of the patients,
# lots of people surviving at least 5 years. Compared to the 
# nearly universal death by 2.5 years without treatment,this is a strong improvement.
# Limitations: A large number of patients still die within the first year,
# so the treatment can be non effective.
# Recommendations:
# Further research should show us why and how it is so.
# Studies should also look into why some patients benefit signiificantly
# while others do not.

####################################--- Problem 3 ---#####################################
#################################### --- a

X_vals <- 1:4
Y_vals <- 1:6
pX=rep(1/4,4)
pY=rep(1/6,6)
# pX
EX <- sum(X_vals * pX)
EX2 <- sum(X_vals^2 * pX)
VarX <- EX2 - EX^2
sdX <- sqrt(VarX)
# sdX
EY <- sum(Y_vals * pY)
EY2 <- sum(Y_vals^2 * pY)
VarY <- EY2 - EY^2
sdY <- sqrt(VarY)
# Z = (X+Y)/2
VarZ <- (VarX + VarY)/4
sdZ <- sqrt(VarZ)
# sdZ
cat("SD(X) =", sdX)
cat("SD(Y) =", sdY)
cat("SD(Z) =", sdZ)

#################################### --- b

# PMF and CDF of Z
outcomes <- expand.grid(X = X_vals, Y = Y_vals)
outcomes$Z <- (outcomes$X + outcomes$Y) / 2
# PMF
pmf_Z <- table(outcomes$Z) / nrow(outcomes)
pmf_Z
# CDF
cdf_Z <- cumsum(pmf_Z)
cdf_Z
# PMF
barplot(pmf_Z, 
        main = "PMF of Z = (X+Y)/2", 
        xlab = "Z values", ylab = "Probability", col = "blue")

# CDF
plot(as.numeric(names(cdf_Z)), cdf_Z, type = "s", lwd = 2,
     main = "CDF of Z", xlab = "Z values", ylab = "Cumulative Probability")

#################################### --- c 

gain <- function(x, y) {
  if (x > y) {
    return(2*x)
  } else {
    return(-1)
  }
}
# Expected gain
expected_gain <- mean(mapply(gain, outcomes$X, outcomes$Y))
cat("\nExpected gain per game =", expected_gain)
cat("Expected gain after 60 games =", expected_gain * 60)

####################################--- Problem 4 ---#####################################
#################################### --- a

f <- function(h) { 40 - h }   # density function
# https://medium.com/@michael71314/r-lesson-29-an-integral-part-of-r-calculus-f2d0a53d8351
# discovered about integrate func here
N <- integrate(f, lower = 0, upper = 30)$value
cat("Total raisins in box =", N)

#################################### --- b 

g <- function(h) { (40 - h) / N }

curve(g, from = 0, to = 30, 
      main = "PDF of Raisin Height",
      xlab = "Height h (cm)", ylab = "Density",
      col = "blue", lwd = 2)

#################################### --- c 

G <- function(h) { (40*h - h^2/2) / N }

# CDF
curve(G, from = 0, to = 30,
      main = "CDF of Raisin Height",
      xlab = "Height h (cm)", ylab = "Cumulative Probability",
      col = "red", lwd = 2)

#################################### --- d

p_bottom_third <- G(10) - G(0)
cat("Probability raisin is in bottom third =", p_bottom_third)

####################################--- Problem 5 ---#####################################
#################################### --- a

p1 <- pnorm(0)
p2 <- 1 - pnorm(1.5)
p3 <- pnorm(1.5) - pnorm(-1.5)

cat("P(Z <= 0) =", p1)
cat("P(Z > 1.5) =", p2)
cat("P(|Z| < 1.5) =", p3)


#################################### --- b

mu <- 2 
sigma <- 3
q1 <- pnorm(mu, mean=mu, sd=sigma)
q2 <- 1 - pnorm(mu + 1.5*sigma, mean=mu, sd=sigma)
q3 <- pnorm(mu + 1.5*sigma, mean=mu, sd=sigma) - 
  pnorm(mu - 1.5*sigma, mean=mu, sd=sigma)

cat("P(X <= mu) =", q1)
cat("P(X - mu > 1.5 sigma) =", q2)
cat("P(|X - mu| < 1.5 sigma) =", q3)


#################################### --- c

lambda <- 2   
F_Y <- function(y, lambda) { 1 - exp(-lambda*y) }
# Y <= 1/lambda
p_exp <- F_Y(1/lambda, lambda)
cat("CDF of Exp(lambda): F(y) = 1 - exp(-lambda*y)")
cat("P(Y <= 1/lambda) =", p_exp)
# Check
cat("Check with R pexp:", pexp(1/lambda, rate=lambda))

####################################--- Problem 6 ---#####################################
#################################### --- a
#ахахаххахпхапхапхпхапхахахахахх хто придумував ці задачі

mu <- 280
sigma <- 8.5
x <- seq(250, 310, by=0.1)
pdf_vals <- dnorm(x, mean=mu, sd=sigma)
cdf_vals <- pnorm(x, mean=mu, sd=sigma)

# PDF
plot(x, pdf_vals, type="l", lwd=2, col="blue",
     main="PDF of Gestation Length",
     xlab="Days", ylab="Density")

# CDF
plot(x, cdf_vals, type="l", lwd=2, col="red",
     main="CDF of Gestation Length",
     xlab="Days", ylab="Cumulative Probability")

#################################### --- b

p_before_exam <- pnorm(273, mean=mu, sd=sigma)
cat("P(birth <= May 18) =", p_before_exam)

#################################### --- c

p_may_after_exam <- pnorm(286, mu, sigma) - pnorm(274, mu, sigma)
cat("P(birth in May 19-31) =", p_may_after_exam)

#################################### --- d

# P(X <= d) = 0.05
d <- qnorm(0.05, mean = mu, sd = sigma)

days_before_due <- mu - d 
days_before_due
rounded_days <- round(days_before_due)
# тутможемо підставити що хочемо
due_date <- as.Date("2025-9-29")
exam_date <- due_date - rounded_days

cat("d (gestation day cutoff) =", d)
cat("Days before due (raw) =", days_before_due)
cat("Shift days (rounded) =", rounded_days)
cat("Due date =", format(due_date, "%Y-%m-%d"))
cat("Exam date should be around:", format(exam_date, "%Y-%m-%d"))
